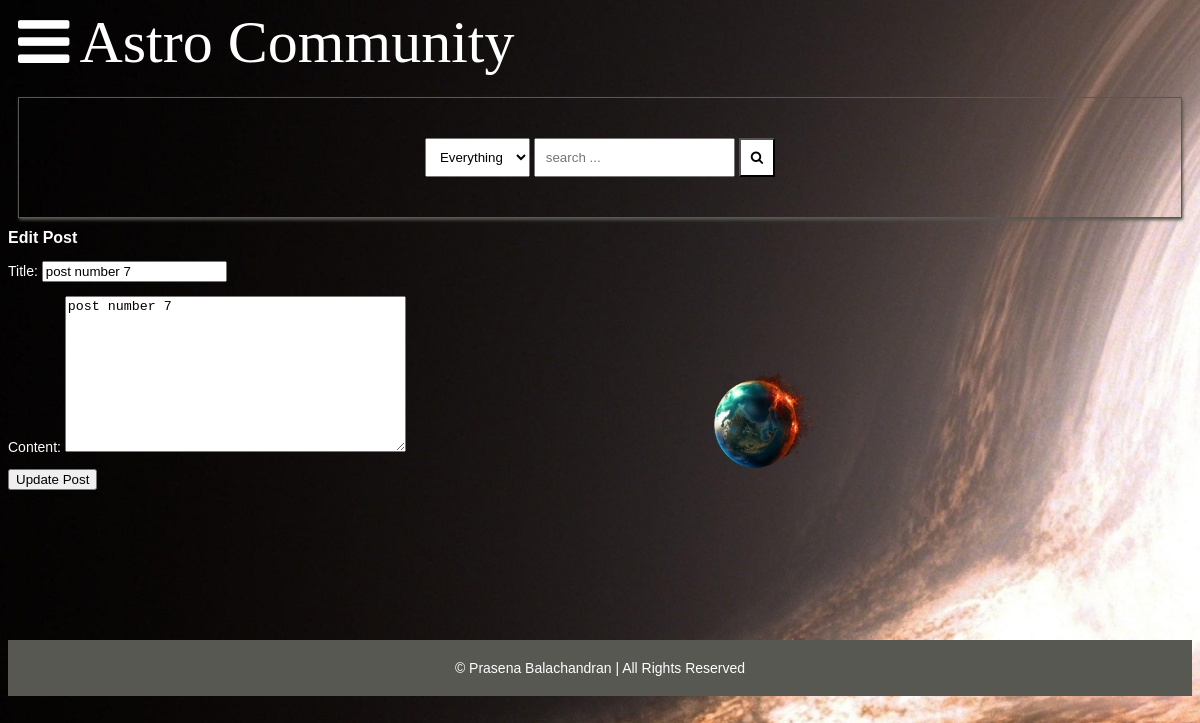
/edit_post/11/, run on an earlier commit of the app's database.
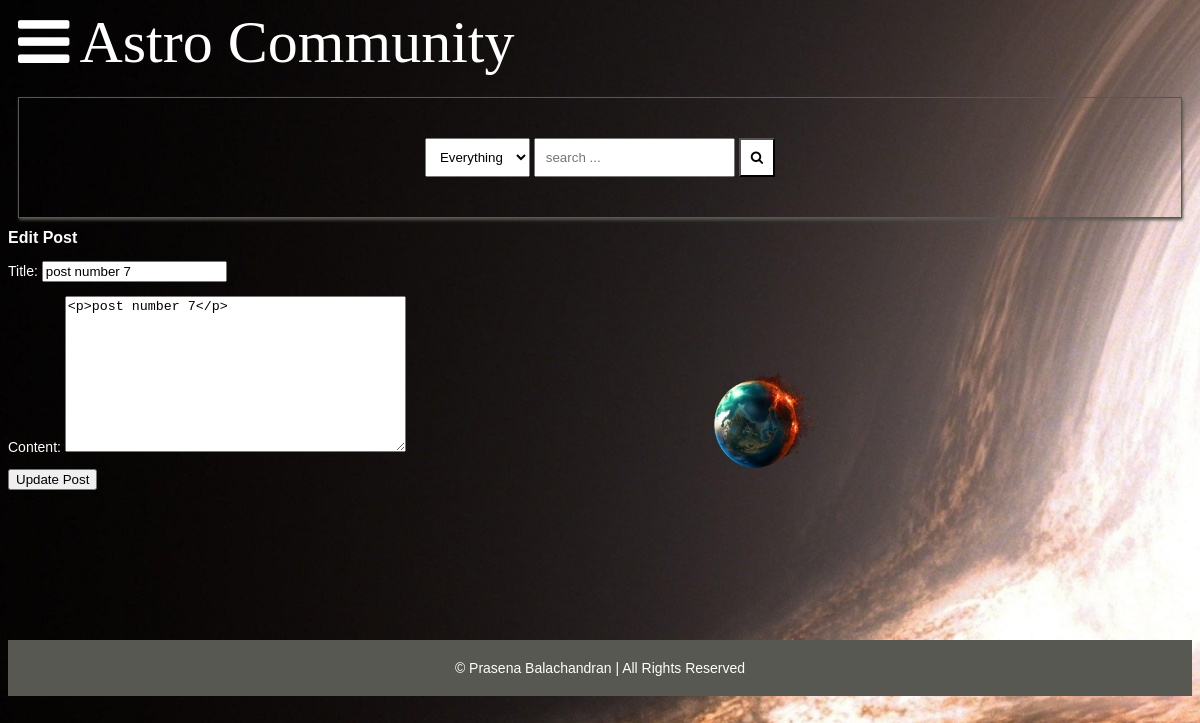
And on a later commit of the database.
### main/models.py (models this page shows, shortened)
class Post(models.Model):
    title = models.CharField(max_length=400)
    slug = models.SlugField(max_length=400, unique=True, blank=True)
    user = models.ForeignKey(Author, on_delete=models.CASCADE)
    content = HTMLField()
    categories = models.ManyToManyField(Category)
    date = models.DateTimeField(auto_now_add=True)
    approved = models.BooleanField(default=False)
    hit_count_generic = GenericRelation(
        HitCount,
        object_id_field="object_pk",
        related_query_name="hit_count_generic_relation",
    )
    tags = TaggableManager()
    comments = models.ManyToManyField(Comment, blank=True)
    closed = models.BooleanField(default=False)
    state = models.CharField(max_length=40, default="zero")
    closed = models.BooleanField(default=False)

### main/views.py (the view, shortened to what this page needs)
# urls.py: path('edit_post/<int:pk>/', views.EditPost.as_view(), name='edit_post'),
class EditPost(UpdateView):
    model = Post
    fields = ['title', 'content']
    template_name = 'post_form.html'

### main/context_processors.py (called while the page is built, shortened)
def searchFunction(request):
    search_context = {}
    posts = Post.objects.all()
    return search_context

### templates/post_form.html (shortened to what this page needs)
{% extends 'base.html' %}
{% block content %}
    <h1>{% if form.instance.pk %}Edit Post{% else %}Add Post{% endif %}</h1>
    <form method="post">
        {{ form.as_p }}
        <button type="submit">{% if form.instance.pk %}Update{% else %}Add{% endif %} Post</button>
    </form>
{% endblock %}

What changed in the data, as far as the page shows it:
changed Post "post number 7": content "post number 7" → "<p>post number 7</p>"
